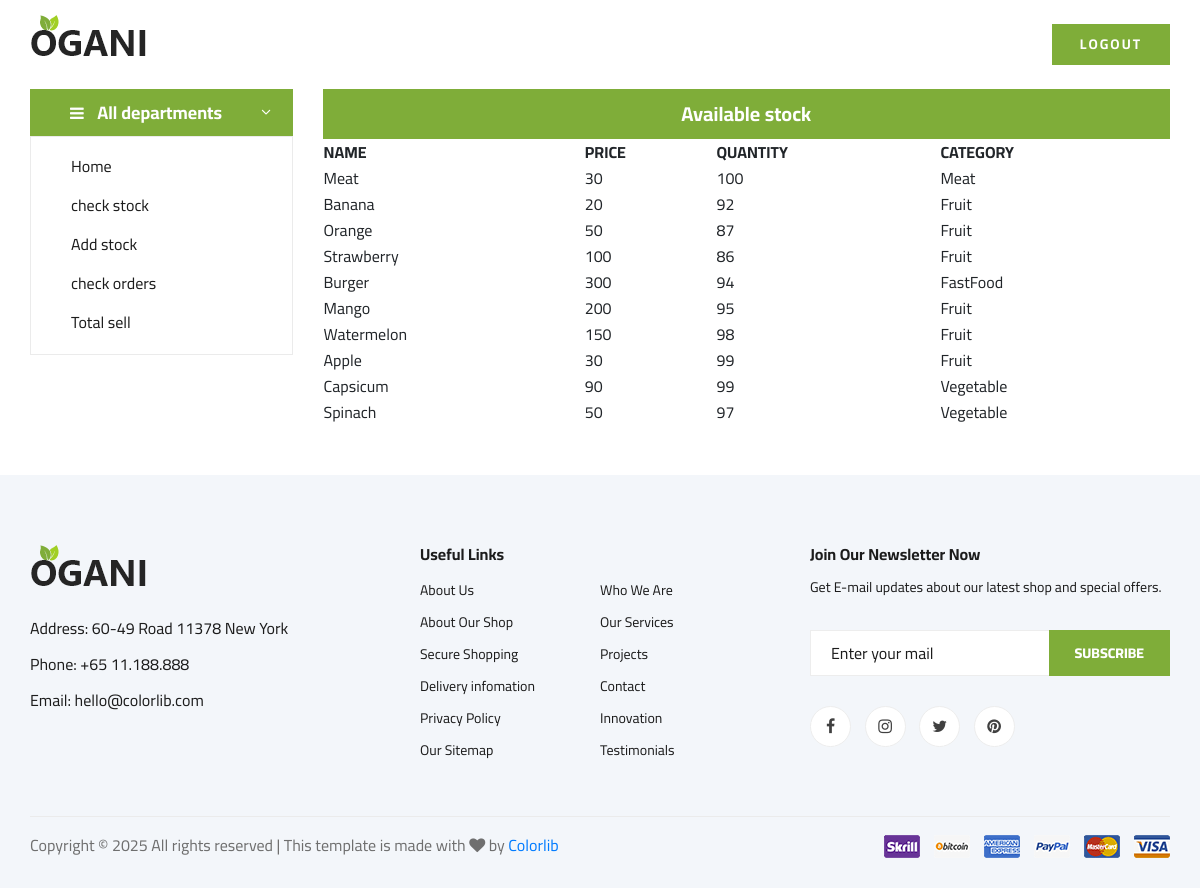
The app's page /admin_chk_stock.php with its own data.
### tables this page shows
CREATE TABLE `products` (
  `ID` int(11) NOT NULL,
  `NAME` varchar(20) NOT NULL,
  `PRICE` int(11) NOT NULL,
  `IMAGE` varchar(200) NOT NULL,
  `DISCOUNT` int(11) NOT NULL,
  `CATEGORY` varchar(50) DEFAULT NULL,
  `product_qty` int(11) DEFAULT 0,
  `product_details` varchar(500) DEFAULT NULL
);

### admin_chk_stock.php (the view, shortened to what this page needs)
<!DOCTYPE html>
<html lang="zxx">
<head>
    <link rel="stylesheet" href="css/bootstrap.min.css" type="text/css">
    <link rel="stylesheet" href="css/font-awesome.min.css" type="text/css">
    <link rel="stylesheet" href="css/elegant-icons.css" type="text/css">
    <link rel="stylesheet" href="css/nice-select.css" type="text/css">
    <link rel="stylesheet" href="css/jquery-ui.min.css" type="text/css">
    <link rel="stylesheet" href="css/owl.carousel.min.css" type="text/css">
    <link rel="stylesheet" href="css/slicknav.min.css" type="text/css">
    <link rel="stylesheet" href="css/style.css" type="text/css">
</head>
<body>
    <header class="header">
        <div class="container">
            <div class="row">
                <div class="col-lg-3">
                    <div class="header__logo">
                        <a href=""><img src="img/logo.png" alt=""></a>
                    </div>
                </div>
                <div class="col-lg-6">
                </div>
                <div class="col-lg-3">
                    <div class="header__cart">
                        <div class="header__cart__price"><a href="admin_home.php " class="primary-btn">logout</a></div>
                    </div>
                </div>
            </div>
        </div>
    </header>
    <section class="hero">
        <div class="container">
            <div class="row">
                <div class="col-lg-3">
                    <div class="hero__categories">
                        <div class="hero__categories__all">
                            <i class="fa fa-bars"></i>
                            <span>All departments</span>
                        </div>
                        <ul>
                            <li><a href="admin_front.php">Home</a></li>
                            <li><a href="admin_chk_stock.php">check stock</a></li>
                            <li><a href="admin_add_stock.php">Add stock</a></li>
                            <li><a href="admin_chk_order.php">check orders</a></li>
                            <li><a href="admin_chk_total_sell.php">Total sell</a></li>
                        </ul>
                    </div>
                </div>
                <div class="col-lg-9">
                <div class="heading_stock">
                            <span>Available stock</span>
                        </div>
                    <?php
                    include ('my_con.php');
                    $query = "SELECT NAME, CATEGORY, PRICE,product_qty FROM products";
                    $result = mysqli_query($con, $query);
                    if (mysqli_num_rows($result) > 0) {
                        echo "<table width = 100%>";
                        echo "<tr><th>NAME</th><th>PRICE</th><th>QUANTITY</th><th>CATEGORY</th></tr>";
                        while ($row = mysqli_fetch_assoc($result)) {
                            echo "<tr>";
                            echo "<td>" . $row['NAME'] . "</td>";
                            echo "<td>" . $row['PRICE'] . "</td>";
                            echo "<td>" . $row['product_qty'] . "</td>";
                            echo "<td>" . $row['CATEGORY'] . "</td>";
                            echo "</tr>";
                        }
                        echo "</table>";
                        }
                        else {
                         echo "No records found";
                     }
                    ?>
                </div>
            </div>
        </div>
    </section>
    <footer class="footer spad">
        <div class="container">
            <div class="row">
                <div class="col-lg-3 col-md-6 col-sm-6">
                    <div class="footer__about">
                        <div class="footer__about__logo">
                            <a href="./index.html"><img src="img/logo.png" alt=""></a>
                        </div>
                        <ul>
                            <li>Address: 60-49 Road 11378 New York</li>
                            <li>Phone: +65 11.188.888</li>
                            <li>Email: hello@colorlib.com</li>
                        </ul>
                    </div>
                </div>
                <div class="col-lg-4 col-md-6 col-sm-6 offset-lg-1">
                    <div class="footer__widget">
                        <h6>Useful Links</h6>
                        <ul>
                            <li><a href="#">About Us</a></li>
                            <li><a href="#">About Our Shop</a></li>
                            <li><a href="#">Secure Shopping</a></li>
                            <li><a href="#">Delivery infomation</a></li>
                            <li><a href="#">Privacy Policy</a></li>
                            <li><a href="#">Our Sitemap</a></li>
                        </ul>
                        <ul>
                            <li><a href="#">Who We Are</a></li>
                            <li><a href="#">Our Services</a></li>
                            <li><a href="#">Projects</a></li>
                            <li><a href="#">Contact</a></li>
                            <li><a href="#">Innovation</a></li>
                            <li><a href="#">Testimonials</a></li>
                        </ul>
                    </div>
                </div>
                <div class="col-lg-4 col-md-12">
                    <div class="footer__widget">
                        <h6>Join Our Newsletter Now</h6>
                        <p>Get E-mail updates about our latest shop and special offers.</p>
                        <form action="#">
                            <input type="text" placeholder="Enter your mail">
                            <button type="submit" class="site-btn">Subscribe</button>
                        </form>
                        <div class="footer__widget__social">
                            <a href="#"><i class="fa fa-facebook"></i></a>
                            <a href="#"><i class="fa fa-instagram"></i></a>
                            <a href="#"><i class="fa fa-twitter"></i></a>
                            <a href="#"><i class="fa fa-pinterest"></i></a>
                        </div>
                    </div>
                </div>
            </div>
            <div class="row">
                <div class="col-lg-12">
                    <div class="footer__copyright">
                        <div class="footer__copyright__text">
                            <p>
                                Copyright &copy;
                                <script>document.write(new Date().getFullYear());</script> All rights reserved | This
                                template is made with <i class="fa fa-heart" aria-hidden="true"></i> by <a
                                    href="https://colorlib.com" target="_blank">Colorlib</a>
                            </p>
                        </div>
                        <div class="footer__copyright__payment"><img src="img/payment-item.png" alt=""></div>
                    </div>
                </div>
            </div>
        </div>
    </footer>
</body>
</html>

### css/style.css (style rules this page uses)
html, body { height: 100%; font-family: "Cairo", sans-serif; -webkit-font-smoothing: antialiased; font-smoothing: antialiased; }
h1, h2, h3, h4, h5, h6 { margin: 0; color: #111111; font-weight: 400; font-family: "Cairo", sans-serif; }
h6 { font-size: 16px; }
p { font-size: 16px; font-family: "Cairo", sans-serif; color: #6f6f6f; font-weight: 400; line-height: 26px; margin: 0 0 15px 0; }
img { max-width: 100%; }
ul, ol { padding: 0; margin: 0; }
.spad { padding-top: 100px; padding-bottom: 100px; }
.primary-btn { display: inline-block; font-size: 14px; padding: 10px 28px 10px; color: #ffffff; text-transform: uppercase; font-weight: 700; background: #7fad39; letter-spacing: 2px; }
.site-btn { font-size: 14px; color: #ffffff; font-weight: 800; text-transform: uppercase; display: inline-block; padding: 13px 30px 12px; background: #7fad39; border: none; }
.header__logo { padding: 15px 0; }
.header__logo a { display: inline-block; }
.header__cart { text-align: right; padding: 24px 0; }
.header__cart .header__cart__price { font-size: 14px; color: #6f6f6f; display: inline-block; }
.hero { padding-bottom: 50px; }
.hero__categories__all { background: #7fad39; position: relative; padding: 10px 25px 10px 40px; cursor: pointer; }
.hero__categories__all i { font-size: 16px; color: #ffffff; margin-right: 10px; }
.hero__categories__all span { font-size: 18px; font-weight: 700; color: #ffffff; }
.hero__categories__all:after { position: absolute; right: 18px; top: 9px; content: "3"; font-family: "ElegantIcons"; font-size: 18px; color: #ffffff; }
.hero__categories ul { border: 1px solid #ebebeb; padding-left: 40px; padding-top: 10px; padding-bottom: 12px; }
.hero__categories ul li { list-style: none; }
.hero__categories ul li a { font-size: 16px; color: #1c1c1c; line-height: 39px; display: block; }
.footer { background: #F3F6FA; padding-top: 70px; padding-bottom: 0; }
.footer__about { margin-bottom: 30px; }
.footer__about ul li { font-size: 16px; color: #1c1c1c; line-height: 36px; list-style: none; }
.footer__about__logo { margin-bottom: 15px; }
.footer__about__logo a { display: inline-block; }
.footer__widget { margin-bottom: 30px; overflow: hidden; }
.footer__widget h6 { color: #1c1c1c; font-weight: 700; margin-bottom: 10px; }
.footer__widget ul { width: 50%; float: left; }
.footer__widget ul li { list-style: none; }
.footer__widget ul li a { color: #1c1c1c; font-size: 14px; line-height: 32px; }
.footer__widget p { font-size: 14px; color: #1c1c1c; margin-bottom: 30px; }
.footer__widget form { position: relative; margin-bottom: 30px; }
.footer__widget form input { width: 100%; font-size: 16px; padding-left: 20px; color: #1c1c1c; height: 46px; border: 1px solid #ededed; }
.footer__widget form input::placeholder { color: #1c1c1c; }
.footer__widget form button { position: absolute; right: 0; top: 0; padding: 0 26px; height: 100%; }
.footer__widget .footer__widget__social a { display: inline-block; height: 41px; width: 41px; font-size: 16px; color: #404040; border: 1px solid #ededed; border-radius: 50%; line-height: 38px; text-align: center; background: #ffffff; -webkit-transition: all, 0.3s; -moz-transition: all, 0.3s; -ms-transition: all, 0.3s; -o-transition: all, 0.3s; transition: all, 0.3s; margin-right: 10px; }
.footer__widget .footer__widget__social a:last-child { margin-right: 0; }
.footer__copyright { border-top: 1px solid #ebebeb; padding: 15px 0; overflow: hidden; margin-top: 20px; }
.footer__copyright__text { font-size: 14px; color: #1c1c1c; float: left; line-height: 25px; }
.footer__copyright__payment { float: right; }
@media only screen and (min-width: 1200px) { .container { max-width: 1170px; } }

### admin_chk_stock.php (style rules this page uses)
.heading_stock { background: #7fad39; font-size: 20px; color: #ffffff; font-weight: 700; line-height: 50px; text-align: center; }

### records on screen
products: NAME "Meat", PRICE "30", product_qty "100", CATEGORY "Meat"
products: NAME "Banana", PRICE "20", product_qty "92", CATEGORY "Fruit"
products: NAME "Orange", PRICE "50", product_qty "87", CATEGORY "Fruit"
products: NAME "Strawberry", PRICE "100", product_qty "86", CATEGORY "Fruit"
products: NAME "Burger", PRICE "300", product_qty "94", CATEGORY "FastFood"
products: NAME "Mango", PRICE "200", product_qty "95", CATEGORY "Fruit"
products: NAME "Watermelon", PRICE "150", product_qty "98", CATEGORY "Fruit"
products: NAME "Apple", PRICE "30", product_qty "99", CATEGORY "Fruit"
products: NAME "Capsicum", PRICE "90", product_qty "99", CATEGORY "Vegetable"
products: NAME "Spinach", PRICE "50", product_qty "97", CATEGORY "Vegetable"
